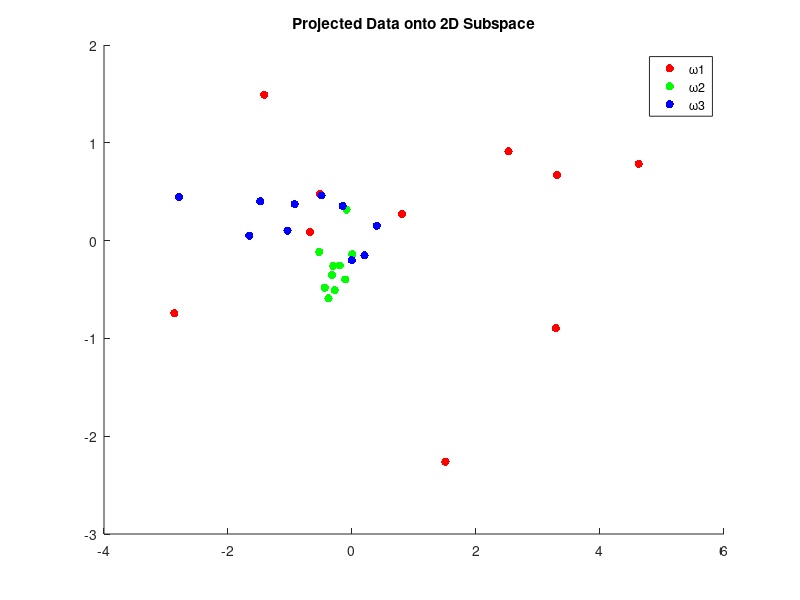

MATLAB code to generate this figure: (Note: this script raises an error after producing the figure.)
clear ;
clc ;

data_w1 = [
    0.42 -0.2 1.3 0.39 -1.6 -0.029 -0.23 0.27 -1.9 0.87;
    -0.087 -3.3 -0.32 0.71 -5.3 0.89 1.9 -0.3 0.76 -1;
    0.58 -3.4 1.7 0.23 -0.15 -4.7 2.2 -0.87 -2.1 -2.6];
data_w2 = [
    -0.4 -0.31 0.38 -0.15 -0.35 0.17 -0.011 -0.27 -0.065 -0.12;
    0.58 0.27 0.055 0.53 0.47 0.69 0.55 0.61 0.49 0.054;
    0.089 -0.04 -0.035 0.011 0.034 0.1 -0.18 0.12 0.0012 -0.063];
data_w3 = [
    0.83 1.1 -0.44 0.047 0.28 -0.39 0.34 -0.3 1.1 0.18;
    1.6 1.6 -0.41 -0.45 0.35 -0.48 -0.079 -0.22 1.2 -0.11;
    -0.014 0.48 0.32 1.4 3.1 0.11 0.14 2.2 -0.46 -0.49];

data = zeros(3 , 10 , 3) ;
data(:,:,1) = data_w1 ;
data(:,:,2) = data_w2 ;
data(:,:,3) = data_w3 ;

% (a)
% x , mean , w
mean_vec = zeros(3 , 1 , 3) ;
for x = 1:3
    for w = 1:3
        mean_vec(x,:,w) = mean(data(x,:,w)) ;
    end
end

% disp(mean_vec)

% x , mean , w
S = zeros(3 , 3 , 3) ;
Sw = zeros(3 , 3 , 3) ;
for w = 1:3
    for j = 1:10
        dif = data(:,j,w) - mean_vec(:,1,w) ;
        S(:,:,w) = S(:,:,w) + dif * dif' ;
    end
end
% Sw = S1 + S2 + S3
Sw = S(:,:,1) + S(:,:,2) + S(:,:,3) ;
% SB = (ci - overall_mean)(ci - overall_meean)'
overall_mean = zeros(3 , 1) ;
for x = 1:3
    overall_mean(x,1) = mean(data(x,:)) ;
end
SB = zeros(3 , 3) ;
for w = 1:3
    dif = mean_vec(:,1,w) - overall_mean ;
    SB = SB + 10 * dif * dif' ;
end

disp('(a)')
disp('within-class scatter matrix SW:')
disp(Sw)
disp('between-class scatter matrix SB:') ;
disp(SB) ;

% (b)
% Sw^(-1) * SB
[eigenvectors, eigenvalues] = eig(Sw^(-1) * SB);
[eigenvalues_sorted, idx] = sort(diag(eigenvalues), 'descend');
principal_eigenvectors = eigenvectors(:, idx(1:2)); % Top 2 eigenvectors

disp("")
disp('(b)')
disp('Eigenvalues:');
disp(eigenvalues_sorted(1:2));
disp('Corresponding Eigenvectors:');
disp(principal_eigenvectors);

% (c)
% ak = e'(xk - m)
a = zeros(2 , 10 , 3) ;
for e = 1:2
    eigenvector = principal_eigenvectors(:,e) ;
    for i = 1:10
        for w = 1:3
            a(e,i,w) = eigenvector' * (data(:,i,w) - overall_mean);
        end
    end
end

% Plot projected data
figure;
scatter(a(1,:,1), a(2,:,1), 'r', 'filled'); 
hold on ;
scatter(a(1,:,2), a(2,:,2), 'g', 'filled');
hold on ;
scatter(a(1,:,3), a(2,:,3), 'b', 'filled');
hold on ;
title('Projected Data onto 2D Subspace');
legend({'ω1', 'ω2', 'ω3'});

% (d)
disp("")
disp('(d)')
predict(a)